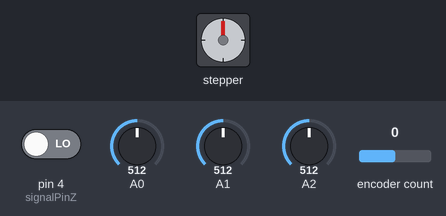
This sketch was run on a simulated Arduino Uno, built with avr-gcc and run on an emulated ATmega328P. On the bench: stepper motor. Inputs (shaded band) come from the test bench; at power-on: pin 4 (signalPinZ) LOW, A0 = 512, A1 = 512, A2 = 512, encoder count 0. Stepper angles assume 200 steps per turn; what the sketch prints to the serial monitor is not drawn.

Above: at 0.15 s.
At 0.75 s:
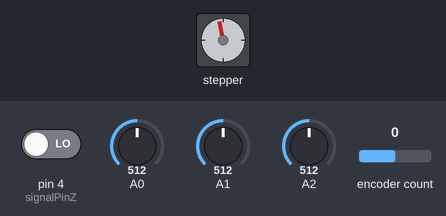
At 1.25 s:
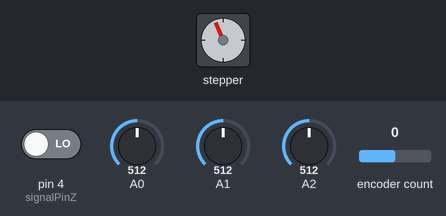
1.3 s: pin 4 (signalPinZ) driven HIGH
Timing chart, 0 to 4.3 s (numbered marks = the images above; inputs shaded):
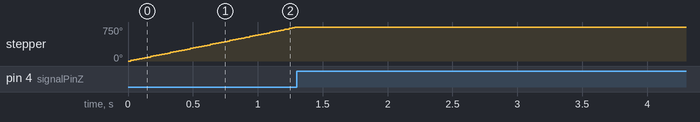

The sketch:

TurnTableA.ino
```cpp
/**********************************

Turntable Arduino Code

by Martin Fröhlich / http://beamstreamer.com

für

NEMA13 Stepper motor mit Pololu Stepper-Driver DRV8825
LTN Encoder Mod. G24WRLDBI-0512-133-05
Contelec PL300 - 10k 360 Grad Durchdrehendes Plastikfolien Potentionmeter

together with turntable shield A V0.1

************************************/

#include <avr/io.h>
#include <avr/power.h>
#include <avr/interrupt.h>

#include <AccelStepper.h>
//AccelStepper Library: http://www.airspayce.com/mikem/arduino/AccelStepper/

#include <CmdMessenger.h>  // CmdMessenger
//Messanger Library: http://playground.arduino.cc/Code/CmdMessenger

#include <digitalWriteFast.h>
//Fast Read Library: https://code.google.com/p/digitalwritefast/

#include <Encoder.h>
//ENCODER LIBRARY: http://www.pjrc.com/teensy/td_libs_Encoder.html

// Define various ADC prescaler
const unsigned char PS_16 = (1 << ADPS2);
const unsigned char PS_32 = (1 << ADPS2) | (1 << ADPS0);
const unsigned char PS_64 = (1 << ADPS2) | (1 << ADPS1);
const unsigned char PS_128 = (1 << ADPS2) | (1 << ADPS1) | (1 << ADPS0);

int potiAnalogPin[3] = {0, 1, 2};

//Pin connected to STEP on driverbreakout
int stepPin = 9;
//Pin connected to DIR on driverbreakout
int directionPin = 10;
//Pin connected to ENBL on driverbreakout
int enablePin = 8;

const int signalPinA = 2;
const int signalPinB = 3;
const int signalPinZ = 4;

int incomingByte = 0;

AccelStepper stepper(1, stepPin, directionPin); // Defaults to AccelStepper::FULL4WIRE (4 pins) on 2, 3, 4, 5

Encoder myEnc(signalPinA, signalPinB);

// Attach a new CmdMessenger object to the default Serial port
CmdMessenger cmdMessenger = CmdMessenger(Serial);

boolean sendTX = false;

// This is the list of recognized commands. These can be commands that can either be sent or received.
// In order to receive, attach a callback function to these events
enum
{
  kSetSpeed            , // Command to set speed
  kNextFrame           , // Command to report next frame
  kData                , // Command to report Data
};

// Callbacks define on which received commands we take action
void attachCommandCallbacks()
{
  // Attach callback methods
  cmdMessenger.attach(OnUnknownCommand);
  cmdMessenger.attach(kSetSpeed, OnSetSpeed);
  cmdMessenger.attach(kNextFrame, OnNextFrame);
}

// Called when a received command has no attached function
void OnUnknownCommand()
{
  //cmdMessenger.sendCmd(kStatus,"Command without attached callback");
}

// Callback function that sets led on or off
void OnSetSpeed()
{
  // Read speed argument, interpret string as int
  int speedState = cmdMessenger.readIntArg();

  setMotorSpeed(speedState);
}

void OnNextFrame(){
  sendTX = true;
}

void setup(){
  //driverbreakout requires an inverted enable signal
  stepper.setPinsInverted(false,false, true);
  //specify the enable pin
  stepper.setEnablePin(enablePin);
  stepper.setMaxSpeed(500);
  setMotorSpeed(350);

  //stepper.setAcceleration(20);
  //stepper.moveTo(500);

  pinMode(signalPinA, INPUT);
  pinMode(signalPinB, INPUT);
  pinMode(signalPinZ, INPUT);

  for(int i = 0; i < 3; i++){
    pinMode(potiAnalogPin[i], INPUT);
  }

  // you can choose a prescaler from above.
  // PS_16, PS_32, PS_64 or PS_128
  ADCSRA |= PS_64;    // set our own prescaler to 64

  //stepper.disableOutputs();

  Serial.begin(115200);
  //Serial.begin(57600);
  // Adds newline to every command
  cmdMessenger.printLfCr();

  // Attach my application's user-defined callback methods
  attachCommandCallbacks();
}

boolean newPinA, newPinB, newPinZ;
boolean pinA, pinB, pinZ;

int flankCounter = 0;
int newFlankCounter = 0;
boolean flankEvent = false;
boolean calibrated = false;

int turningDir = 0;

int currentAnalogValue[3];
int lastAnalogValue[3];

byte pinZMask = 0;

void loop(){
  flankEvent = false;

  for(int i = 0; i < 3; i++){
    currentAnalogValue[i] = analogRead(potiAnalogPin[i]);
    if(currentAnalogValue[i] != lastAnalogValue[i]){
      lastAnalogValue[i] = currentAnalogValue[i];
      //sendTX = true;
    }
  }

  if(!calibrated && digitalReadFast(signalPinZ)){
    myEnc.write(2048);
    setMotorSpeed(0);
    calibrated = true;
    sendTX = true;
  }else{
    newFlankCounter =  myEnc.read();
    if(flankCounter != newFlankCounter){
      turningDir += (flankCounter - newFlankCounter > 0)?1:-1;
      flankCounter = newFlankCounter;
      if(flankCounter == 0 || flankCounter == 4096){
        myEnc.write(2048);
        flankCounter = 2048;
      }
    }
  }


  if(sendTX){
    //Serial.println(lastAnalogValue);
    TX();
    sendTX = false;
  }

  // Process incoming serial data, and perform callbacks
  cmdMessenger.feedinSerialData();
  //stepper.run();
  stepper.runSpeed();

}

void setMotorSpeed(int mSpeed){
  if(mSpeed == 0)
    stepper.disableOutputs();
   else
     stepper.enableOutputs();
  stepper.setSpeed(mSpeed);

}

byte sendBuffer[8];

void TX(){
    word value = (flankCounter -1 ) % 2048;
    //word value = flankCounter;
    sendBuffer[0] = (calibrated)? 1: 0;
    sendBuffer[1] = map(lastAnalogValue[0], 0, 1023, 0, 254);
    sendBuffer[2] = map(lastAnalogValue[1], 0, 1023, 0, 254);
    sendBuffer[3] = map(lastAnalogValue[2], 0, 1023, 0, 254);
    sendBuffer[4] = turningDir + 127;
    sendBuffer[5] = value >> 7;
    sendBuffer[6] = value & 127;
    sendBuffer[7] = 255;
    Serial.write(sendBuffer, 8);
   turningDir = 0;
}

void TXHighRes(){
    word value = (flankCounter -1 ) % 2048;
    //word value = flankCounter;
    sendBuffer[0] = (calibrated)? 1: 0;
    sendBuffer[1] = lastAnalogValue[0] >> 7;
    sendBuffer[2] = lastAnalogValue[0] & 127;
    sendBuffer[3] = lastAnalogValue[1] >> 7;
    sendBuffer[4] = lastAnalogValue[1] & 127;
    sendBuffer[5] = lastAnalogValue[2] >> 7;
    sendBuffer[6] = lastAnalogValue[2] & 127;
    sendBuffer[7] = value >> 7;
    sendBuffer[8] = value & 127;
    sendBuffer[9] = 255;
    Serial.write(sendBuffer, 10);
}
```

Measured:
- after the input at 1.3 s, stepper: stops changing and stays 750°
- by itself, stepper: keeps turning clockwise at about 587°/s
